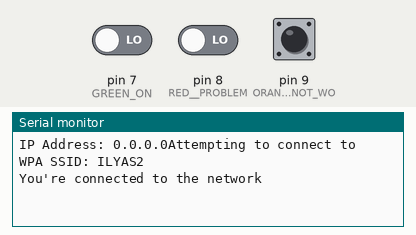
Simulated run of this sketch. Board: Arduino Mega 2560, built with avr-gcc and run on an emulated ATmega2560. On the bench: the last lines printed to the serial monitor. The test bench sets the inputs (shaded band); at power-on: pin 7 (GREEN_ON) LOW, pin 8 (RED__PROBLEM) LOW, pin 9 (ORANGE_IDEL-ON_BUT_NOT_WO) LOW. WiFi joins after 1.5 s; servers stay silent unless stated; uploads are accepted with an empty reply.

Above: at 2.7 s.
2.8 s: pin 7 (GREEN_ON) driven HIGH
At 11.3 s:
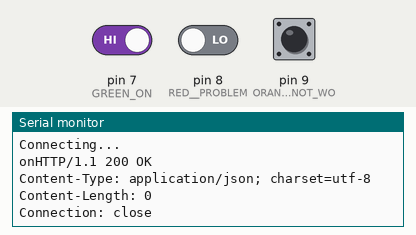
16.8 s: pin 8 (RED__PROBLEM) driven HIGH
At 20.36 s:
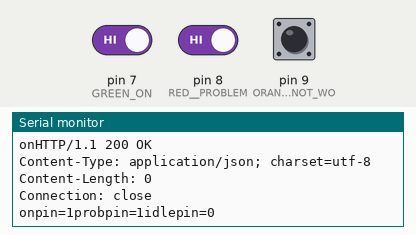
30.8 s: pin 7 (GREEN_ON) driven LOW
At 40.77 s:
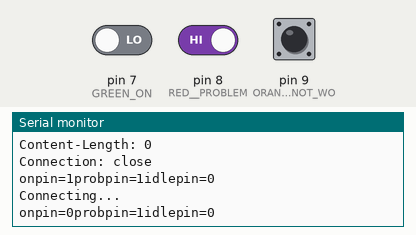
44.8 s: pin 8 (RED__PROBLEM) driven LOW
At 50.97 s:
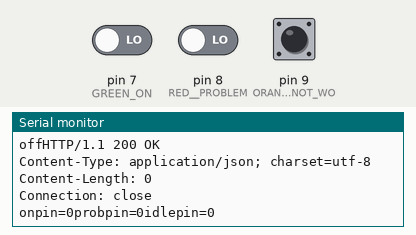
58.8 s: pin 9 (ORANGE_IDEL-ON_BUT_NOT_WO) pulled HIGH for 3 s
At 61.17 s:
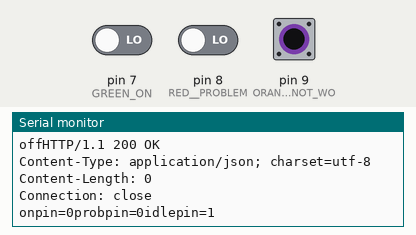
72.9 s: pin 7 (GREEN_ON) driven HIGH and pin 8 (RED__PROBLEM) driven HIGH
At 83.0 s:
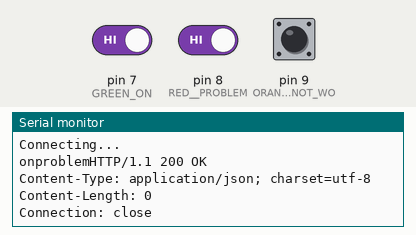

The sketch:

MACHINE6.ino
```cpp
/*
  WiFiEsp example: WebClientRepeating

  This sketch connects to a web server and makes an HTTP request
  using an Arduino ESP8266 module.
  It repeats the HTTP call each 10 seconds.

  For more details see: http://yaab-arduino.blogspot.com/p/wifiesp.html
*/

#include "WiFiEsp.h"

// Emulate Serial1 on pins 6/7 if not present
#ifndef HAVE_HWSERIAL1
#include "SoftwareSerial.h"
SoftwareSerial Serial1(5, 4); // RX, TX
#endif

char ssid[] = "ILYAS2";            // your network SSID (name)
char pass[] = "9884648010";        // your network password
int status = WL_IDLE_STATUS;     // the Wifi radio's status
//int gv1 =1;
//int gv;
//int rv1;
//int rv;
//int ov1;
//int ov;
//int var1=1;
int onstatus = 0;
int offstatus = 1;
int probstatus = 0;
int probsolvedstatus = 1;
int idlestatus = 0;
int idleoffstatus = 1;
//IPAddress ip(192,168,0,3);//static IP
char server[] = "192.168.1.102";

unsigned long lastConnectionTime = 0;         // last time you connected to the server, in milliseconds
const unsigned long postingInterval = 10000L; // delay between updates, in milliseconds

// Initialize the Ethernet client object
WiFiEspClient client;

void setup()
{
  // initialize serial for debugging
  Serial.begin(9600);
  // initialize serial for ESP module
  Serial1.begin(9600);

  pinMode(7, INPUT); //GREEN ON
  pinMode(8, INPUT); //RED  PROBLEM
  pinMode(9, INPUT); //ORANGE IDEL-ON BUT NOT WORKING
  // initialize ESP module
  WiFi.init(&Serial1);

  // check for the presence of the shield
  if (WiFi.status() == WL_NO_SHIELD) {
    Serial.println("WiFi shield not present");
    // don't continue
    while (true);
  }
  Serial.print("IP Address: ");
  //WiFi.config(ip);
  Serial.print(WiFi.localIP());
  // attempt to connect to WiFi network
  while ( status != WL_CONNECTED) {
    Serial.print("Attempting to connect to WPA SSID: ");
    Serial.println(ssid);
    // Connect to WPA/WPA2 network
    status = WiFi.begin(ssid, pass);
  }

  Serial.println("You're connected to the network");


}

void loop()
{
  //  int onpin = digitalRead(7);
  //  int problempin = digitalRead(8);
  //  int idlepin = digitalRead(9);
  // if there's incoming data from the net connection send it out the serial port
  // this is for debugging purposes only
  while (client.available()) {
    char c = client.read();
    Serial.write(c);
  }

  // if 10 seconds have passed since your last connection,
  // then connect again and send data
  if (millis() - lastConnectionTime > postingInterval) {
    httpRequest();
  }
}

// this method makes a HTTP connection to the server
void httpRequest()
{

  Serial.println();

  // close any connection before send a new request
  // this will free the socket on the WiFi shield
  client.stop();

  int onpin = digitalRead(7);
  int problempin = digitalRead(8);
  int idlepin = digitalRead(9);
  Serial.println("onpin=" + String(onpin) + "probpin=" + String(problempin) + "idlepin=" + String(idlepin));

  // close any connection before send a new request
  // this will free the socket on the WiFi shield
  // client.stop();

  // if there's a successful connection
  if (client.connect(server, 8081)) {
    Serial.println("Connecting...");
    // client.print(String("GET /READY HTTP/1.1"));
    // send the HTTP PUT request

    if ((onpin == 1 ) && (onstatus == 0))
    {
      onstatus = 1;
      offstatus = 1;
      client.println(String("GET /ON/DOBBY HTTP/1.1"));
      Serial.print("on");
      // gv1=1;
    }
    /*  if(gv==1)
      {

       client.print(String("GET /STG HTTP/1.1"));
       gv=0;
        }*/

    if ((onpin == 0) && (onstatus == 1))
    {
      offstatus = 0;
      onstatus = 0;
      client.println(String("GET /OFF/DOBBY HTTP/1.1"));
      Serial.print("off");
      //gv =1;
    }
    /*  if(var1==1)
//      {
//      client.print(String("GET /ETG HTTP/1.1"));
//      gv1=0;
//       }*/

    if ((problempin == 1) && ( probstatus == 0))
    {
      probstatus = 1;
      probsolvedstatus = 1;
      client.println(String("GET /PROBLEM/DOBBY HTTP/1.1"));
      Serial.print("problem");
      // rv1=1;
    }
    /* if(rv==1)
      {
      client.print(String("GET /STR HTTP/1.1"));
      rv=0;
       }*/

    if ((problempin == 0) && (probstatus == 1))
    {
      probsolvedstatus = 0;
      probstatus = 0;
      client.println(String("GET /PROBLEMSOLVED/DOBBY HTTP/1.1"));
      Serial.print("off");
      //  rv =1;
    }
    if ((idlepin == 1) && (idlestatus == 0))
    {
      idlestatus = 1;
      idleoffstatus = 1;
      client.println(String("GET /IDLE/DOBBY HTTP/1.1"));
      Serial.print("idle");
      //  rv =1;
    }
    if ((idlepin == 0) && ( idlestatus == 1))
    {
      idleoffstatus = 0;
      idlestatus = 0;
      client.println(String("GET /IDLEOFF/DOBBY HTTP/1.1"));
      Serial.print("idleoff");
      //  rv =1;
    }


    /*if(rv1==1)
      {
      client.print(String("GET /ETR HTTP/1.1"));
      rv1=0;
      }*/


    // note the time that the connection was made
    lastConnectionTime = millis();
  }
  else {
    // if you couldn't make a connection
    Serial.println("Connection failed");
  }
}
```

Measured:
- after the input at 2.8 s, the serial monitor: prints a new line after 7.2 s (image 1)
- after the input at 16.8 s, the serial monitor: prints a new line after 3.4 s (image 2)
- after the input at 30.8 s, the serial monitor: prints a new line after 9.8 s (image 3)
- after the input at 44.8 s, the serial monitor: prints a new line after 6.0 s (image 4)
- after the input at 58.8 s, the serial monitor: prints a new line after 2.2 s (image 5)
- after the input at 72.9 s, the serial monitor: prints a new line after 8.5 s (image 6)
